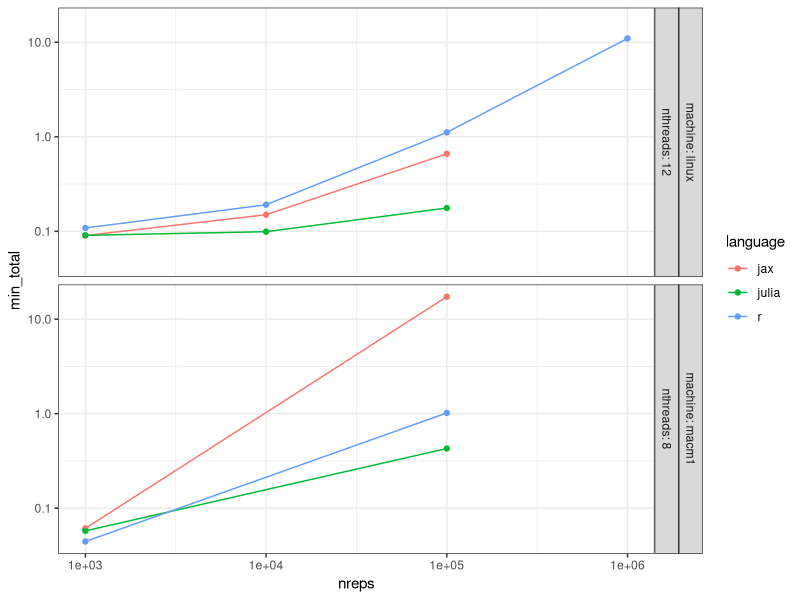
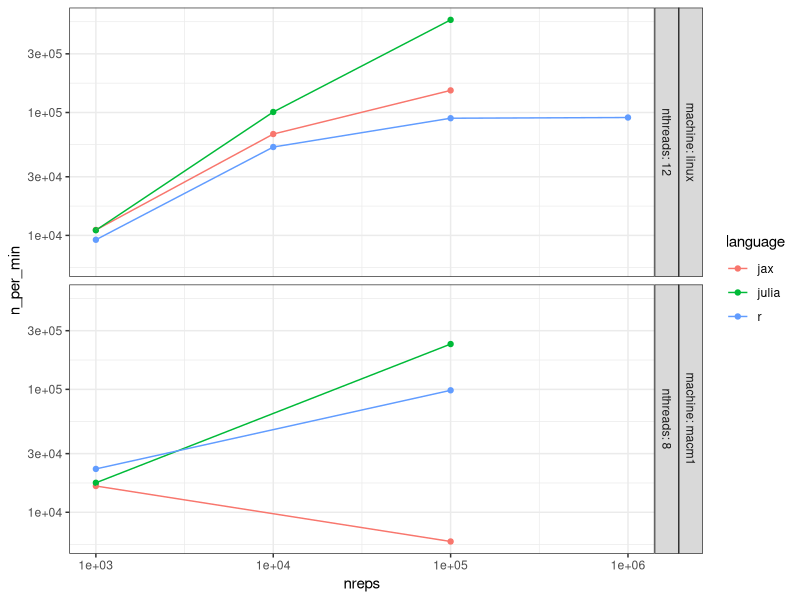
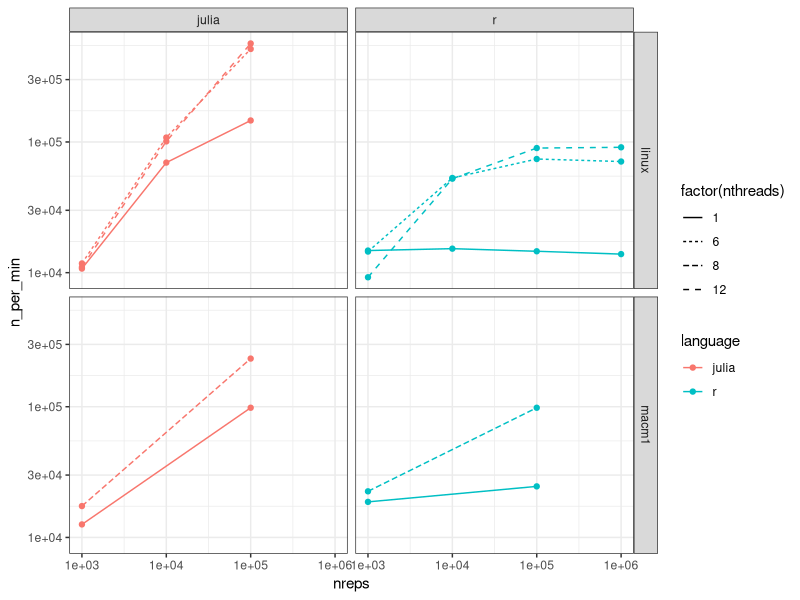

Here is the R script that generated these plots, in order:
## ---- chunk 1
#| label: fig-times
#| fig-cap: "Time to run experiments on the maximum number of threads"
#| eval: true
#| code-fold: true

suppressMessages({
    library(dplyr)
    library(data.table)
    library(purrr)
    library(stringr)
    library(ggplot2); theme_set(theme_bw())
    library(knitr)
    library(kableExtra)
})

# get timings from mac
lns <- readr::read_lines('timings.txt')
# get timings from linux machine
blns <- readr::read_lines('bashtimings.txt')

# remove lines with warnings / errors printed to txt file
lns <- str_subset(lns, "^Rscript|julia|python")
mtimings <- data.table(raw_string=lns)
btimings <- data.table(raw_string=blns)

# remove white space and first word (for linux)
timings <- rbindlist(list(macm1=mtimings, linux=btimings), idcol='machine')
timings[, string:=str_trim(raw_string)] # remove white space
timings[, string:=str_replace(string, "^real\t", "")] # remove first word linux

# find the language from the string
timings[machine=='macm1', command:=word(string)]
timings[command=='Rscript', language:='r']
timings[command=='python', language:='jax']
timings[command=='julia', language:='julia']
timings[machine=='linux', language:=str_extract(string, "(?<=s )[a-z]+")]

# grab the time 
timings[machine=='macm1', time_str:=str_extract(string, "(?<=cpu\\ )(.*)(?= total)")]
timings[, milliseconds:=as.integer(str_extract(time_str, "(\\d+)$"))]
timings[, seconds     :=as.integer(str_extract(time_str, "(\\d+)(?=.)"))]
timings[, minutes     :=as.integer(str_extract(time_str, "(\\d+)(?=:)"))]
timings[is.na(minutes), minutes:=0]
timings[machine=='linux', minutes:=as.integer(str_extract(string, "^(\\d+)"))]
timings[machine=='linux', seconds:=as.integer(str_extract(string, "(?<=m)(\\d+)"))]
timings[machine=='linux', milliseconds:=as.integer(str_extract(string, "(\\d+)(?=s)"))]

# grab number of threads and reps
timings[, nthreads:=as.integer(str_extract(string, "(\\d+)(?= nthreads)"))]
timings[, max_threads:=max(nthreads, na.rm=T), by='machine']
timings[is.na(nthreads) & language == 'jax', nthreads:=max_threads]
timings[is.na(nthreads) & language %in% c('r', 'julia'), nthreads:=1L]
timings[, nreps:=as.integer(str_extract(string, "(\\d+)(?= nreps)"))]
timings[, max_threads:=max(nthreads), by='machine']

timings[, sec_total:=60*minutes + seconds + milliseconds / 1000]
timings[, min_total:=sec_total / 60]

# add some vars
timings[, n_per_min:=nreps / min_total]
timings[, n_per_min3:=n_per_min/1000]

timings <- timings[n_per_min < 1e6]


fwrite(timings, 'allresults.csv', row.names=F)

ggplot(timings[nthreads==max_threads], aes(x=nreps, y=min_total, col=language)) +
  geom_point() + geom_line() + 
  scale_x_log10() + scale_y_log10() + 
  facet_grid(machine+nthreads~., labeller='label_both')
## ---- chunk 2
#| label: fig-speeds
#| fig-cap: "Speed: number of repetitions per minute versus of number of experiments"
#| eval: true
#| echo: false

ggplot(timings[nthreads==max_threads], aes(x=nreps, y=n_per_min, col=language)) +
  geom_point() + geom_line() + 
  scale_x_log10() + scale_y_log10() + 
  facet_grid(machine+nthreads~., labeller='label_both')
## ---- chunk 3
#| label: fig-threads
#| fig-cap: "Scaling of speed with number of threads"
#| eval: true
#| echo: false

ggplot(timings[language!='jax'], aes(x=nreps, y=n_per_min, col=language)) +
  geom_point() + geom_line(aes(linetype=factor(nthreads))) + 
  scale_x_log10() + scale_y_log10() + 
  facet_grid(machine~language)
## ---- chunk 4
#| label: tab-threads
#| tbl-cap: "Scaling of speed with number of threads, number of experiments per minute (1000s)"
#| eval: true
#| echo: false

tw <- dcast(timings[language!='jax'], language+nreps~machine+nthreads, value.var='n_per_min3')
tw[, `:=`(speedup6=linux_6/linux_1, speedup12=linux_12/linux_1, speedup8=macm1_8/macm1_1)]
outcols <- c('language', 'nreps', 'linux_1', 'linux_6', 'speedup6', 'linux_12', 'speedup12', 'macm1_1', 'macm1_8', 'speedup8')

tw[, .SD, .SDcols=outcols] %>%
  mutate_if(is.double, ~format(round(., 1), nsmall = 1)) %>%
  kable(align='r') %>%
  column_spec(3, border_right=T) %>%
  column_spec(5, border_right=T) %>%
  column_spec(7, border_right=T) %>%
  column_spec(8, border_left=T, border_right=T) %>%
  kable_styling()
## ---- chunk 5
#| label: tbl-best-per-language
#| tbl-cap: "Best speeds per language and machine"
#| eval: true
#| echo: false

timings[order(-n_per_min), lang_order:=1:.N, by=c('language', 'machine')]
best_r_speeds <- timings[lang_order==1&language=='r', list(n_per_min, machine)]
timings[best_r_speeds, vs_r_speedup:=n_per_min/i.n_per_min, on='machine']

tabcols <- c('nreps', 'nthreads', 'min_total', 'n_per_min3', 'vs_r_speedup', 'language', 'machine')

timings[lang_order==1, .SD, .SDcols=tabcols] %>%
    mutate_if(is.double, ~format(round(., 1), nsmall = 1)) %>%
    kable(align='r')
## ---- chunk 6
#| label: tbl-topspeeds
#| tbl-cap: "top 10 speeds overall"
#| eval: true
#| echo: false

timings[order(-n_per_min), .SD, .SDcols=tabcols][1:10] %>%
    mutate_if(is.double, ~format(round(., 1), nsmall = 1)) %>%
    kable()
